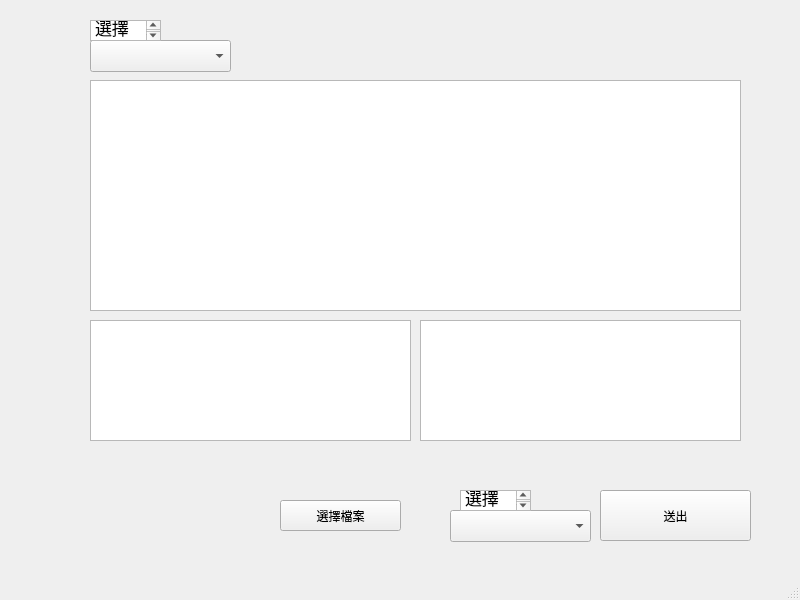
<?xml version="1.0" encoding="UTF-8"?>
<ui version="4.0">
 <class>MainWindow</class>
 <widget class="QMainWindow" name="MainWindow">
  <property name="geometry">
   <rect>
    <x>0</x>
    <y>0</y>
    <width>800</width>
    <height>600</height>
   </rect>
  </property>
  <property name="windowTitle">
   <string>MainWindow</string>
  </property>
  <widget class="QWidget" name="centralwidget">
   <widget class="QComboBox" name="comboBox">
    <property name="geometry">
     <rect>
      <x>90</x>
      <y>40</y>
      <width>141</width>
      <height>32</height>
     </rect>
    </property>
   </widget>
   <widget class="QComboBox" name="choice_Leagunge">
    <property name="geometry">
     <rect>
      <x>450</x>
      <y>510</y>
      <width>141</width>
      <height>32</height>
     </rect>
    </property>
   </widget>
   <widget class="QPushButton" name="Submit">
    <property name="geometry">
     <rect>
      <x>600</x>
      <y>490</y>
      <width>151</width>
      <height>51</height>
     </rect>
    </property>
    <property name="text">
     <string>送出</string>
    </property>
   </widget>
   <widget class="QTextBrowser" name="question">
    <property name="geometry">
     <rect>
      <x>90</x>
      <y>80</y>
      <width>651</width>
      <height>231</height>
     </rect>
    </property>
   </widget>
   <widget class="QTextBrowser" name="choice_question">
    <property name="geometry">
     <rect>
      <x>90</x>
      <y>20</y>
      <width>71</width>
      <height>21</height>
     </rect>
    </property>
    <property name="html">
     <string>&lt;!DOCTYPE HTML PUBLIC &quot;-//W3C//DTD HTML 4.0//EN&quot; &quot;http://www.w3.org/TR/REC-html40/strict.dtd&quot;&gt;
&lt;html&gt;&lt;head&gt;&lt;meta name=&quot;qrichtext&quot; content=&quot;1&quot; /&gt;&lt;style type=&quot;text/css&quot;&gt;
p, li { white-space: pre-wrap; }
&lt;/style&gt;&lt;/head&gt;&lt;body style=&quot; font-family:'.AppleSystemUIFont'; font-size:13pt; font-weight:400; font-style:normal;&quot;&gt;
&lt;p style=&quot; margin-top:0px; margin-bottom:0px; margin-left:0px; margin-right:0px; -qt-block-indent:0; text-indent:0px;&quot;&gt;選擇題目&lt;/p&gt;&lt;/body&gt;&lt;/html&gt;</string>
    </property>
   </widget>
   <widget class="QTextBrowser" name="Lg_txt">
    <property name="geometry">
     <rect>
      <x>460</x>
      <y>490</y>
      <width>71</width>
      <height>21</height>
     </rect>
    </property>
    <property name="html">
     <string>&lt;!DOCTYPE HTML PUBLIC &quot;-//W3C//DTD HTML 4.0//EN&quot; &quot;http://www.w3.org/TR/REC-html40/strict.dtd&quot;&gt;
&lt;html&gt;&lt;head&gt;&lt;meta name=&quot;qrichtext&quot; content=&quot;1&quot; /&gt;&lt;style type=&quot;text/css&quot;&gt;
p, li { white-space: pre-wrap; }
&lt;/style&gt;&lt;/head&gt;&lt;body style=&quot; font-family:'.AppleSystemUIFont'; font-size:13pt; font-weight:400; font-style:normal;&quot;&gt;
&lt;p style=&quot; margin-top:0px; margin-bottom:0px; margin-left:0px; margin-right:0px; -qt-block-indent:0; text-indent:0px;&quot;&gt;選擇語言&lt;/p&gt;
&lt;p style=&quot;-qt-paragraph-type:empty; margin-top:0px; margin-bottom:0px; margin-left:0px; margin-right:0px; -qt-block-indent:0; text-indent:0px;&quot;&gt;&lt;br /&gt;&lt;/p&gt;&lt;/body&gt;&lt;/html&gt;</string>
    </property>
   </widget>
   <widget class="QPushButton" name="choice_file">
    <property name="geometry">
     <rect>
      <x>280</x>
      <y>500</y>
      <width>121</width>
      <height>31</height>
     </rect>
    </property>
    <property name="text">
     <string>選擇檔案</string>
    </property>
   </widget>
   <widget class="QTextBrowser" name="example_in">
    <property name="geometry">
     <rect>
      <x>90</x>
      <y>320</y>
      <width>321</width>
      <height>121</height>
     </rect>
    </property>
   </widget>
   <widget class="QTextBrowser" name="example_out">
    <property name="geometry">
     <rect>
      <x>420</x>
      <y>320</y>
      <width>321</width>
      <height>121</height>
     </rect>
    </property>
   </widget>
  </widget>
  <widget class="QMenuBar" name="menubar">
   <property name="geometry">
    <rect>
     <x>0</x>
     <y>0</y>
     <width>800</width>
     <height>24</height>
    </rect>
   </property>
  </widget>
  <widget class="QStatusBar" name="statusbar"/>
 </widget>
 <resources/>
 <connections/>
</ui>
